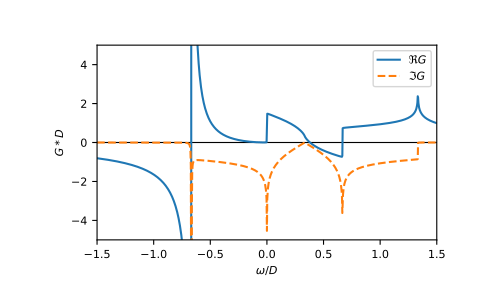

Recreate this plot in Python.
ww = np.linspace(-1.5, 1.5, num=1001, dtype=complex) + 1e-4j
gf_ww = gt.lattice.kagome.gf_z(ww, half_bandwidth=1)

import matplotlib.pyplot as plt
_ = plt.axhline(0, color='black', linewidth=0.8)
_ = plt.plot(ww.real, gf_ww.real, label=r"$\Re G$")
_ = plt.plot(ww.real, gf_ww.imag, '--', label=r"$\Im G$")
_ = plt.ylabel(r"$G*D$")
_ = plt.xlabel(r"$\omega/D$")
_ = plt.xlim(left=ww.real.min(), right=ww.real.max())
_ = plt.ylim(bottom=-5, top=5)
_ = plt.legend()
plt.show()
